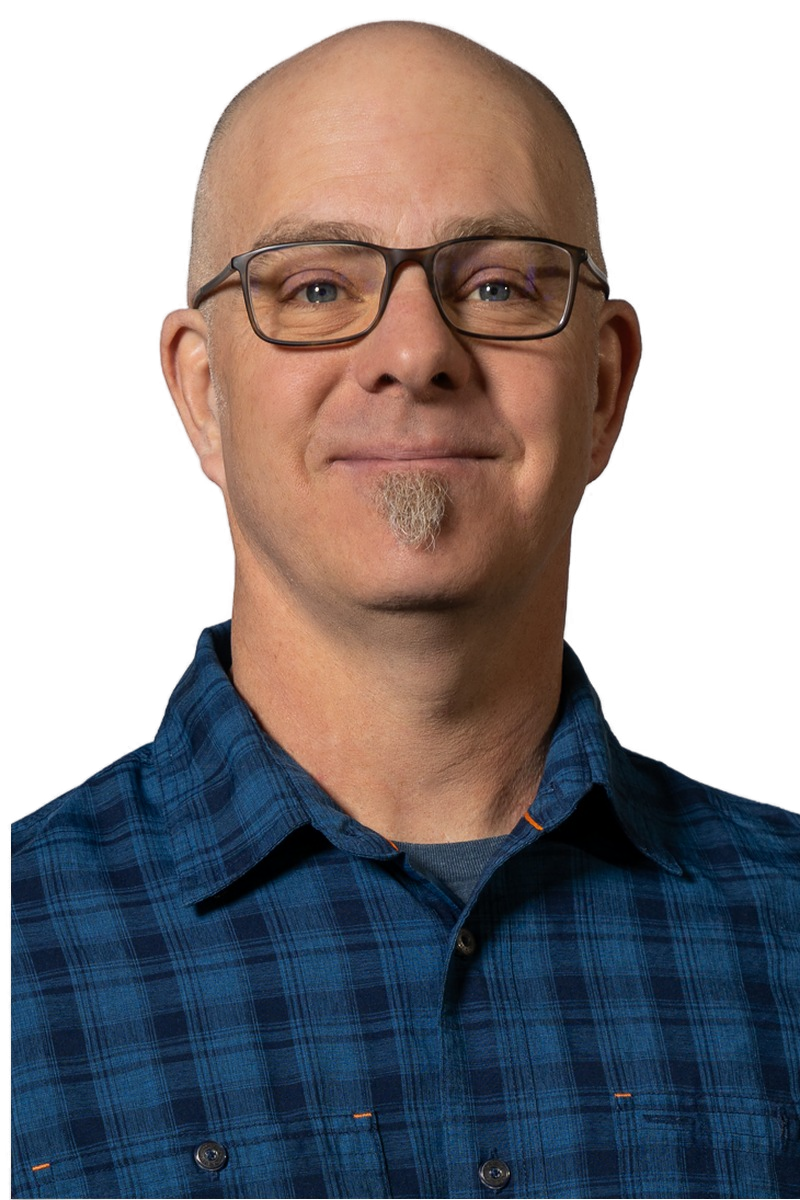
#> input picture design_system/ryan-realty/assets/team/paul-stevenson.png, 800 x 1200 px, given in place of AERIAL_DUSK_1.jpg, which was not available
$ python build_single_image_posts.py
#> lines starting #> are read from the running program, lines starting #| are printed output that depends on the picture; pictures that were not available may be replaced by others from this repository, and a replacement may not be noted
#!/usr/bin/env python3
# @producer-guard-exempt: template/design library rendering hardcoded sample data; the brain-callable producer path is build_ig_single_post_wrapper.py (action-row audit lives at the dispatch layer)
"""
Single-Image Post Templates · Ryan Realty
==========================================
10 single-image post designs at 1080×1350 (IG portrait), brand fonts only.

Templates:
  S1 — Just Listed         (Tumalo · single hero · "JUST LISTED" eyebrow + address + price)
  S2 — Just Sold           (Tumalo · single hero · "SOLD" Amboqia + "Above Asking · X Days")
  S3 — Open House          (Tumalo · single hero · "OPEN HOUSE" eyebrow + day + time)
  S4 — Coming Soon         (Tumalo · single hero, tighter crop · "COMING SOON" + season)
  S5 — Price Improvement   (Tumalo · single hero · old → new price slash)
  S6 — Featured Listing    (Tumalo · single hero · curated editorial "Listing of the Week")
  S7 — Agent Intro         (Matt PNG · cream BG · Amboqia name + Geist role)
  S8 — Brag Stat           (Tumalo aerial · moody scrim · single huge stat)
  S9 — Press Feature       ("As seen in Source Weekly" · masthead + photo)
  S10 — Market Data Card   (Cream BG · single Bend market stat · Amboqia + Azo Sans)

Brand fonts:
  Amboqia Boriango (display)
  Azo Sans Medium (accent / eyebrow / tracked uppercase)
  Geist would be body — we approximate w/ Azo Sans light weight via size

Output:
  /Users/matthewryan/RyanRealty/out/list-kits/19496-tumalo-reservoir/v3/single-image/
    S1-just-listed.jpg ... S10-market-data.jpg
"""

from PIL import Image, ImageDraw, ImageFont, ImageEnhance, ImageFilter
from pathlib import Path

# ── Paths ───────────────────────────────────────────────────────────────────

SRC = Path("/tmp/tumalo-src")
OUT = Path("/Users/matthewryan/RyanRealty/out/list-kits/19496-tumalo-reservoir/v3/single-image")
OUT.mkdir(parents=True, exist_ok=True)

BRAND = Path("/Users/matthewryan/RyanRealty/design_system/ryan-realty")
AMBOQIA = BRAND / "fonts" / "Amboqia_Boriango.otf"
AZO = BRAND / "fonts" / "AzoSans-Medium.ttf"
LOGO_WHITE = BRAND / "assets" / "brand" / "logo-white.png"
LOGO_BLUE = BRAND / "assets" / "brand" / "logo-blue.png"

MATT_PNG = Path("/Users/matthewryan/RyanRealty/design_system/ryan-realty/assets/team/matt-ryan.png")

# ── Canvas ──────────────────────────────────────────────────────────────────

W, H = 1080, 1350
NAVY = (16, 39, 66)
CREAM = (250, 248, 244)
CREAM_FILL = (250, 248, 244)
INK = (26, 26, 26)


def amboqia(size: int) -> ImageFont.FreeTypeFont:
    return ImageFont.truetype(str(AMBOQIA), size)


def azo(size: int) -> ImageFont.FreeTypeFont:
    return ImageFont.truetype(str(AZO), size)


# ── Image helpers ───────────────────────────────────────────────────────────

def smart_crop_to_portrait(img: Image.Image, w: int = W, h: int = H, focus_y: float = 0.5) -> Image.Image:
    """Crop+resize to portrait. focus_y in [0,1] — 0 = top, 0.5 = center, 1 = bottom."""
    sw, sh = img.size
    target_aspect = w / h
    src_aspect = sw / sh
    if src_aspect > target_aspect:
        # Source is wider — crop horizontally, focus center
        new_w = int(sh * target_aspect)
        x0 = (sw - new_w) // 2
        img = img.crop((x0, 0, x0 + new_w, sh))
    else:
        # Source is taller — crop vertically
        new_h = int(sw / target_aspect)
        y0 = int((sh - new_h) * focus_y)
        img = img.crop((0, y0, sw, y0 + new_h))
    return img.resize((w, h), Image.LANCZOS)


def gentle_polish(img: Image.Image) -> Image.Image:
    img = ImageEnhance.Color(img).enhance(1.05)
    img = ImageEnhance.Contrast(img).enhance(1.05)
    img = ImageEnhance.Brightness(img).enhance(1.02)
    return img


def top_scrim(img: Image.Image, height_pct: float = 0.30, max_alpha: int = 110) -> Image.Image:
    overlay = Image.new("RGBA", img.size, (0, 0, 0, 0))
    od = ImageDraw.Draw(overlay)
    h = int(img.size[1] * height_pct)
    for y in range(h):
        a = int(max_alpha * (1 - y / h))
        od.line([(0, y), (img.size[0], y)], fill=(8, 18, 32, a))
    return Image.alpha_composite(img.convert("RGBA"), overlay)


def bottom_scrim(img: Image.Image, height_pct: float = 0.40, max_alpha: int = 130) -> Image.Image:
    overlay = Image.new("RGBA", img.size, (0, 0, 0, 0))
    od = ImageDraw.Draw(overlay)
    h_total = img.size[1]
    h = int(h_total * height_pct)
    for y in range(h):
        a = int(max_alpha * (y / h))
        od.line([(0, h_total - h + y), (img.size[0], h_total - h + y)], fill=(8, 18, 32, a))
    return Image.alpha_composite(img.convert("RGBA"), overlay)


def shadow_text(draw, xy, text, font, fill=CREAM, shadow=(0, 0, 0, 170), offset=2):
    x, y = xy
    draw.text((x + offset, y + offset), text, font=font, fill=shadow)
    draw.text((x, y), text, font=font, fill=fill)


def tracked_text(draw, xy, text, font, fill, tracking_em: float = 0.10, shadow=False):
    """Draw text with manual letter-spacing (PIL has no native tracking)."""
    x, y = xy
    em = font.size
    spacing_px = int(em * tracking_em)
    for ch in text:
        if shadow:
            draw.text((x + 2, y + 2), ch, font=font, fill=(0, 0, 0, 170))
        draw.text((x, y), ch, font=font, fill=fill)
        bbox = draw.textbbox((0, 0), ch, font=font)
        x += (bbox[2] - bbox[0]) + spacing_px


def measure_tracked(draw, text, font, tracking_em: float = 0.10) -> int:
    em = font.size
    spacing_px = int(em * tracking_em)
    total = 0
    for ch in text:
        bbox = draw.textbbox((0, 0), ch, font=font)
        total += (bbox[2] - bbox[0])
    total += spacing_px * max(0, len(text) - 1)
    return total


# [10 lines left out: function paste_logo, not called in this run]


# ── S1 — JUST LISTED ────────────────────────────────────────────────────────

def s1_just_listed():
    src = SRC / "AERIAL_DUSK_1.jpg"
    img = Image.open(src).convert("RGB")
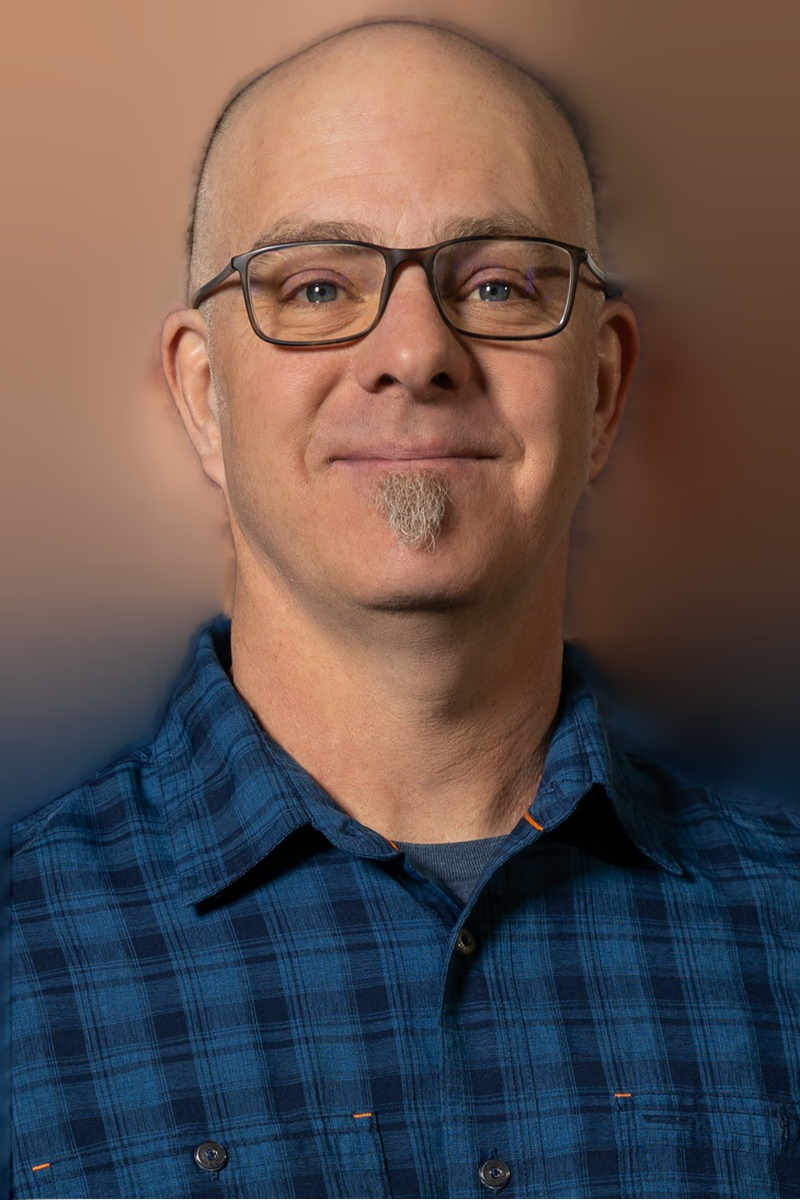
#> img: PIL image 800x1200 RGB; mean R, G, B 95.3, 81.1, 78.8
    img = smart_crop_to_portrait(img, focus_y=0.45)
#> in smart_crop_to_portrait, `img = img.crop((0, y0, sw, y0 + new_h))`:
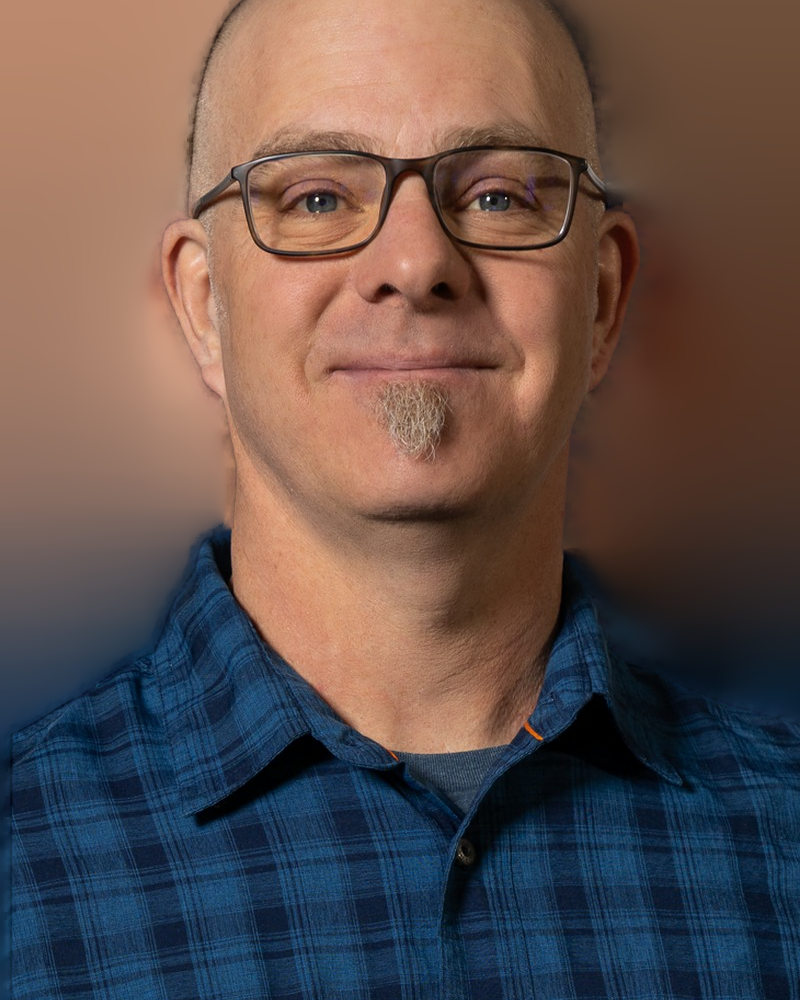
#> img: PIL image 800x1000 RGB; mean R, G, B 97.5, 81.1, 77.4
    img = gentle_polish(img)
    # Top scrim added so eyebrow has reliable contrast against sky
    img = top_scrim(img, height_pct=0.20, max_alpha=110)
#> in top_scrim, `overlay = Image.new("RGBA", img.size, (0, 0, 0, 0))`: overlay: PIL image 1080x1350 RGBA; every value is 0
#> in top_scrim, `return Image.alpha_composite(img.convert("RGBA"), overlay)`:
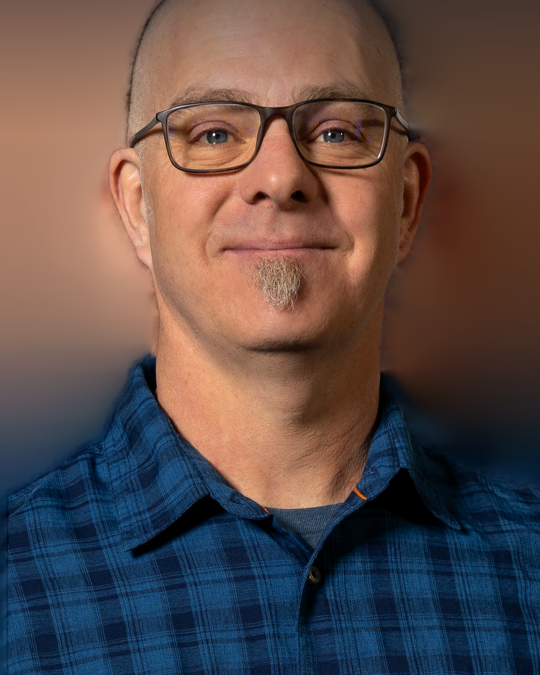
#> returned value: PIL image 1080x1350 RGBA (shown at 1/2 size); mean R, G, B, A 92.7, 76.6, 74.2, 255
    img = bottom_scrim(img, height_pct=0.42, max_alpha=140)
#> in bottom_scrim, `return Image.alpha_composite(img.convert("RGBA"), overlay)`:
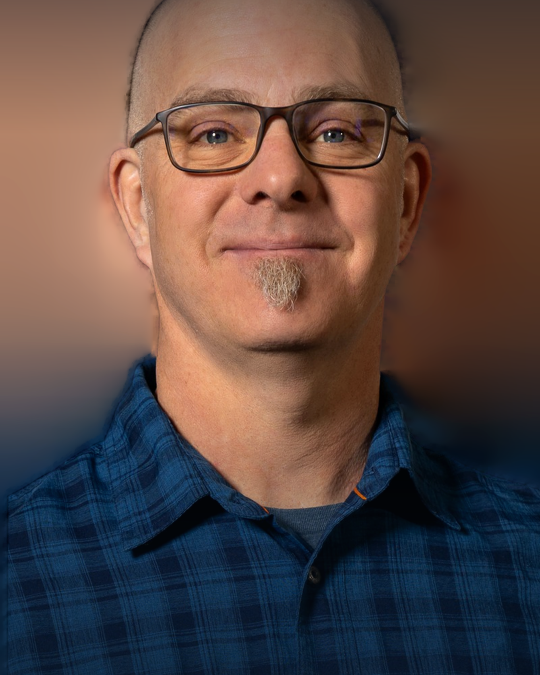
#> returned value: PIL image 1080x1350 RGBA (shown at 1/2 size); mean R, G, B, A 91, 72.9, 68.9, 255

    draw = ImageDraw.Draw(img)

    # Eyebrow — top of frame, tracked (bumped from 22 → 29 for legibility)
    eyebrow_font = azo(29)
    eyebrow_y = 60
    eyebrow_text = "RYAN REALTY  ·  JUST LISTED"
    tw = measure_tracked(draw, eyebrow_text, eyebrow_font, 0.20)
#> tw = 557
    tracked_text(draw, (60, eyebrow_y), eyebrow_text, eyebrow_font, fill=CREAM, tracking_em=0.20, shadow=True)
    # Hairline under eyebrow — drawn with shadow for contrast on bright sky
    draw.line([(62, eyebrow_y + 39), (62 + tw, eyebrow_y + 39)], fill=(0, 0, 0, 100), width=1)
    draw.line([(60, eyebrow_y + 38), (60 + tw, eyebrow_y + 38)], fill=CREAM, width=2)

    # Headline — bottom anchor
    h_font = amboqia(78)
    line1, line2 = "19496 Tumalo", "Reservoir Rd"
    bx, by = 60, H - 320
    shadow_text(draw, (bx, by), line1, h_font)
    bbox1 = draw.textbbox((0, 0), line1, font=h_font)
#> bbox1 = (0, 14, 551, 74)
    by2 = by + (bbox1[3] - bbox1[1]) + 8
#> by2 = 1098
    shadow_text(draw, (bx, by2), line2, h_font)

    # Spec line + price — bumped sub font 28→32, specs 22→28.
    # Anchor sub_y so both lines stay above IG safe zone bottom (y 1200 of 1350).
    sub_font = azo(32)
    bedline = azo(28)
    # Measure both lines to back-calculate a safe y anchor
    spec_text = "Tumalo, Oregon  ·  $1,225,000"
    spec_h = sub_font.size + 8
    bed_h  = bedline.size + 8
    total_h = spec_h + bed_h
    sub_y = min(by2 + 110, 1200 - total_h)  # keep both lines above y=1200
#> sub_y = 1124
    shadow_text(draw, (bx, sub_y), spec_text, sub_font)
    shadow_text(draw, (bx, sub_y + spec_h), "3 BD  ·  3 BA  ·  2,325 SQFT  ·  2.28 acres", bedline, fill=(240, 230, 210))

    out = img.convert("RGB")
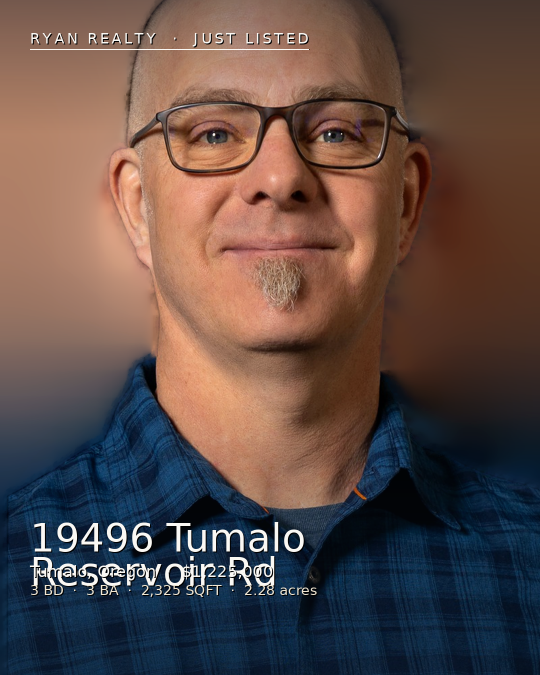
#> out: PIL image 1080x1350 RGB (shown at 1/2 size); mean R, G, B 94.4, 75.9, 71.4
    dst = OUT / "S1-just-listed.jpg"
    out.save(dst, "JPEG", quality=92, optimize=True)
#> (the run stopped early here; a loop or call above may not have finished)

$ run again, on design_system/ryan-realty/assets/team/rebecca-peterson.png
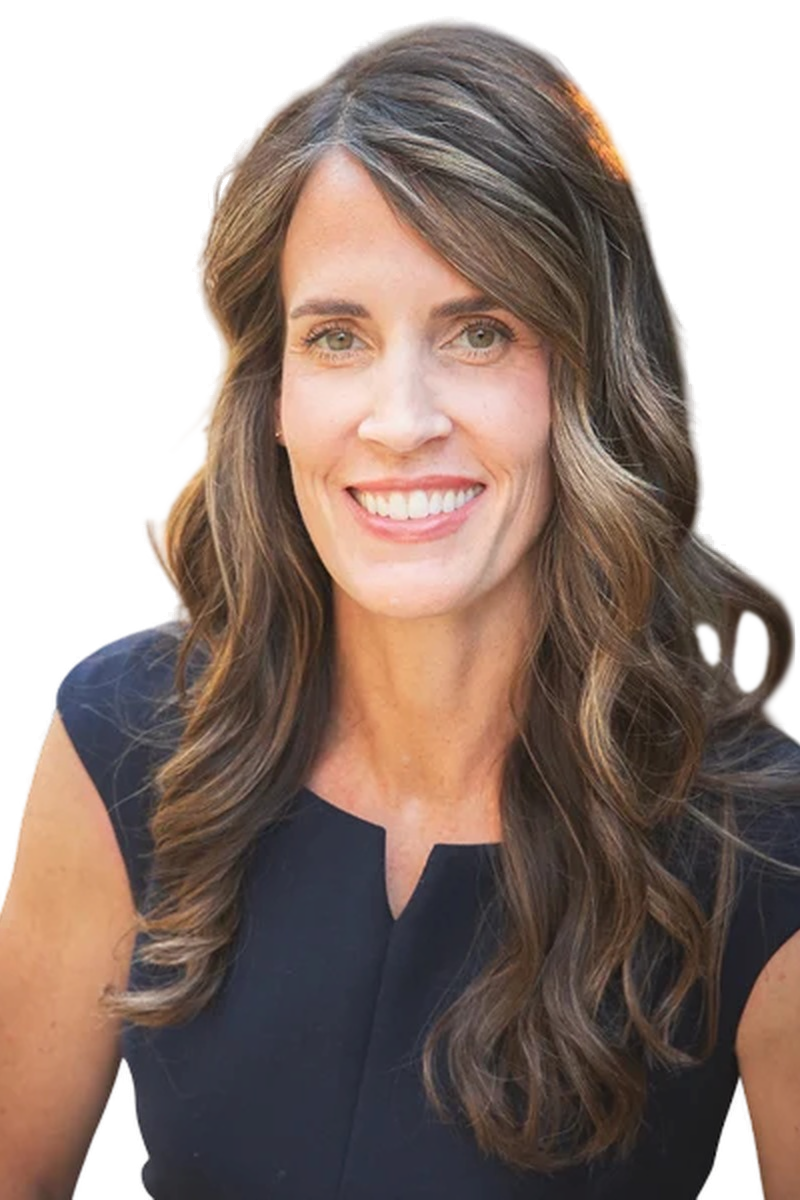
#> input picture design_system/ryan-realty/assets/team/rebecca-peterson.png, 800 x 1200 px, given in place of AERIAL_DUSK_1.jpg, which was not available
#> overlay: PIL image 1080x1350 RGBA; every value is 0
#> in bottom_scrim, `return Image.alpha_composite(img.convert("RGBA"), overlay)`:
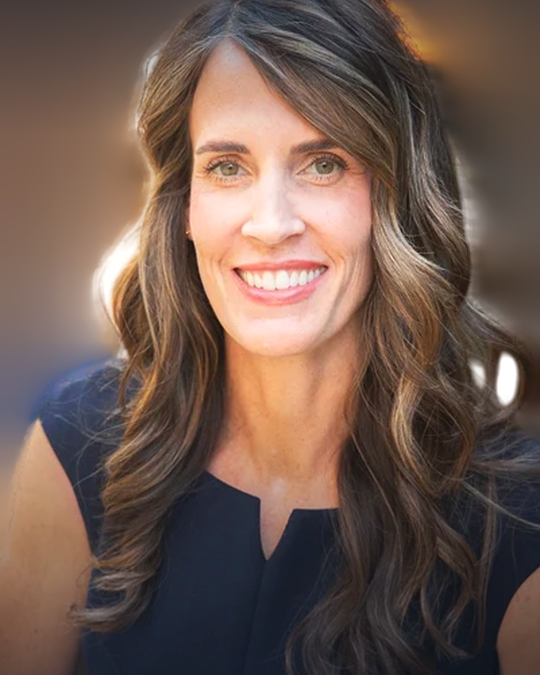
#> returned value: PIL image 1080x1350 RGBA (shown at 1/2 size); mean R, G, B, A 111.4, 89.4, 79.7, 255
#> tw = 557
#> bbox1 = (0, 14, 551, 74)
#> by2 = 1098
#> sub_y = 1124
#> in s1_just_listed, `out = img.convert("RGB")`:
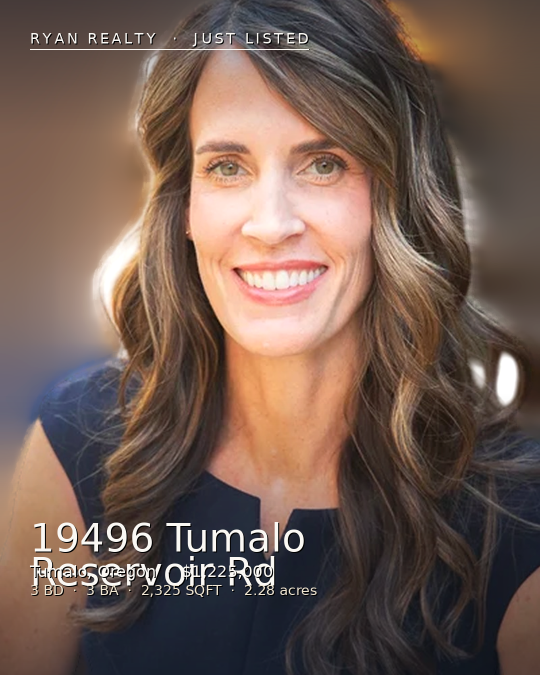
#> out: PIL image 1080x1350 RGB (shown at 1/2 size); mean R, G, B 113.8, 92, 82.2

$ run again, on design_system/ryan-realty/assets/team/team-transparent.png
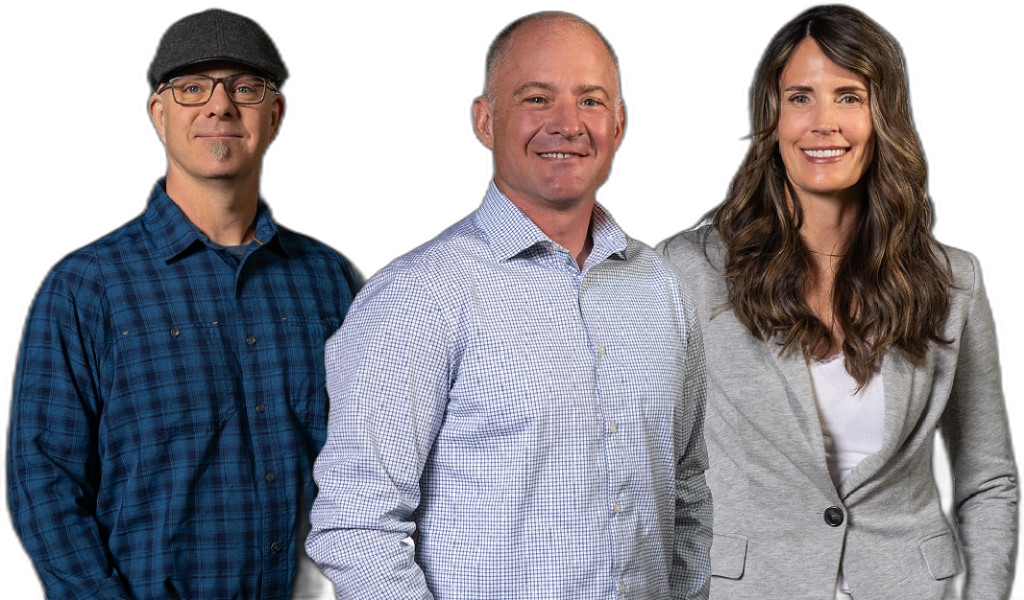
#> input picture design_system/ryan-realty/assets/team/team-transparent.png, 1024 x 600 px, given in place of AERIAL_DUSK_1.jpg, which was not available
#> overlay: PIL image 1080x1350 RGBA; every value is 0
#> in bottom_scrim, `return Image.alpha_composite(img.convert("RGBA"), overlay)`:
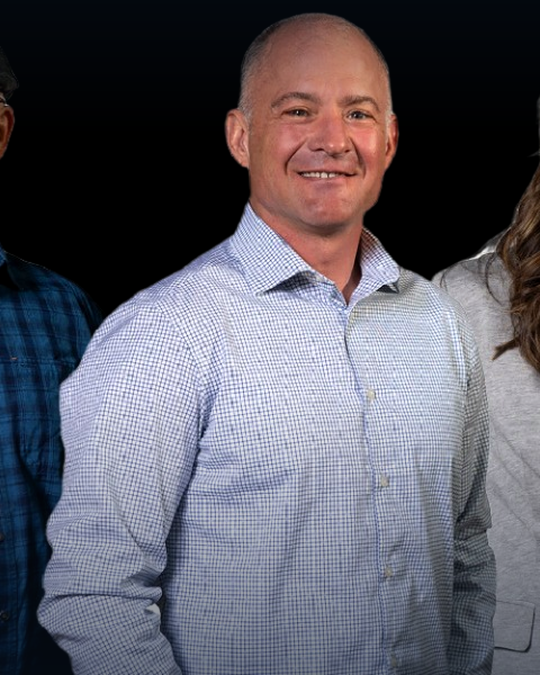
#> returned value: PIL image 1080x1350 RGBA (shown at 1/2 size); mean R, G, B, A 92.3, 91.1, 101.5, 255
#> tw = 557
#> bbox1 = (0, 14, 551, 74)
#> by2 = 1098
#> sub_y = 1124
#> in s1_just_listed, `out = img.convert("RGB")`:
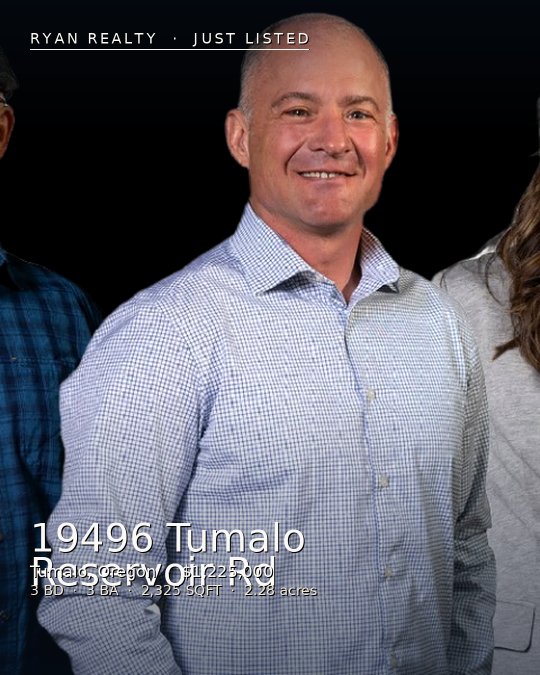
#> out: PIL image 1080x1350 RGB (shown at 1/2 size); mean R, G, B 94.2, 92.8, 102.6
